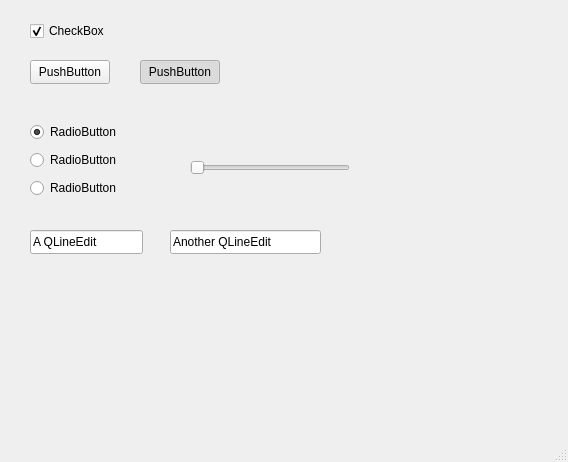
<?xml version="1.0" encoding="UTF-8"?>
<ui version="4.0">
 <class>MainWindow</class>
 <widget class="QMainWindow" name="MainWindow">
  <property name="geometry">
   <rect>
    <x>0</x>
    <y>0</y>
    <width>568</width>
    <height>462</height>
   </rect>
  </property>
  <property name="windowTitle">
   <string>MainWindow</string>
  </property>
  <widget class="QWidget" name="centralwidget">
   <widget class="QCheckBox" name="checkBox">
    <property name="geometry">
     <rect>
      <x>30</x>
      <y>20</y>
      <width>86</width>
      <height>22</height>
     </rect>
    </property>
    <property name="text">
     <string>CheckBox</string>
    </property>
    <property name="checked">
     <bool>true</bool>
    </property>
   </widget>
   <widget class="QWidget" name="layoutWidget">
    <property name="geometry">
     <rect>
      <x>30</x>
      <y>120</y>
      <width>101</width>
      <height>80</height>
     </rect>
    </property>
    <layout class="QVBoxLayout" name="verticalLayout">
     <item>
      <widget class="QRadioButton" name="radioButton">
       <property name="text">
        <string>RadioButton</string>
       </property>
       <property name="checked">
        <bool>true</bool>
       </property>
      </widget>
     </item>
     <item>
      <widget class="QRadioButton" name="radioButton_2">
       <property name="text">
        <string>RadioButton</string>
       </property>
      </widget>
     </item>
     <item>
      <widget class="QRadioButton" name="radioButton_3">
       <property name="text">
        <string>RadioButton</string>
       </property>
      </widget>
     </item>
    </layout>
   </widget>
   <widget class="QSlider" name="horizontalSlider">
    <property name="geometry">
     <rect>
      <x>190</x>
      <y>160</y>
      <width>160</width>
      <height>16</height>
     </rect>
    </property>
    <property name="orientation">
     <enum>Qt::Horizontal</enum>
    </property>
   </widget>
   <widget class="QLineEdit" name="lineEdit">
    <property name="geometry">
     <rect>
      <x>30</x>
      <y>230</y>
      <width>113</width>
      <height>24</height>
     </rect>
    </property>
    <property name="text">
     <string>A QLineEdit</string>
    </property>
   </widget>
   <widget class="QLineEdit" name="lineEdit_2">
    <property name="geometry">
     <rect>
      <x>170</x>
      <y>230</y>
      <width>151</width>
      <height>24</height>
     </rect>
    </property>
    <property name="text">
     <string>Another QLineEdit</string>
    </property>
   </widget>
   <widget class="QPushButton" name="pushButton">
    <property name="geometry">
     <rect>
      <x>30</x>
      <y>60</y>
      <width>80</width>
      <height>24</height>
     </rect>
    </property>
    <property name="text">
     <string>PushButton</string>
    </property>
   </widget>
   <widget class="QPushButton" name="pushButton_2">
    <property name="geometry">
     <rect>
      <x>140</x>
      <y>60</y>
      <width>80</width>
      <height>24</height>
     </rect>
    </property>
    <property name="text">
     <string>PushButton</string>
    </property>
    <property name="checkable">
     <bool>true</bool>
    </property>
    <property name="checked">
     <bool>true</bool>
    </property>
   </widget>
  </widget>
  <widget class="QMenuBar" name="menubar">
   <property name="geometry">
    <rect>
     <x>0</x>
     <y>0</y>
     <width>568</width>
     <height>21</height>
    </rect>
   </property>
  </widget>
  <widget class="QStatusBar" name="statusbar"/>
 </widget>
 <tabstops>
  <tabstop>checkBox</tabstop>
  <tabstop>pushButton</tabstop>
  <tabstop>pushButton_2</tabstop>
  <tabstop>radioButton</tabstop>
  <tabstop>radioButton_2</tabstop>
  <tabstop>radioButton_3</tabstop>
  <tabstop>horizontalSlider</tabstop>
  <tabstop>lineEdit</tabstop>
  <tabstop>lineEdit_2</tabstop>
 </tabstops>
 <resources/>
 <connections/>
</ui>
